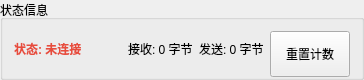
    <widget class="QGroupBox" name="groupBox_status">
     <property name="minimumSize">
      <size>
       <width>0</width>
       <height>60</height>
      </size>
     </property>
     <property name="maximumSize">
      <size>
       <width>16777215</width>
       <height>80</height>
      </size>
     </property>
     <property name="title">
      <string>状态信息</string>
     </property>
     <layout class="QHBoxLayout" name="statusLayout">
      <item>
       <widget class="QLabel" name="label_status">
        <property name="styleSheet">
         <string notr="true">color: #e74c3c; font-weight: bold;</string>
        </property>
        <property name="text">
         <string>状态: 未连接</string>
        </property>
       </widget>
      </item>
      <item>
       <spacer name="horizontalSpacer_3">
        <property name="orientation">
         <enum>Qt::Horizontal</enum>
        </property>
        <property name="sizeHint" stdset="0">
         <size>
          <width>40</width>
          <height>20</height>
         </size>
        </property>
       </spacer>
      </item>
      <item>
       <widget class="QLabel" name="label_rxCount">
        <property name="text">
         <string>接收: 0 字节</string>
        </property>
       </widget>
      </item>
      <item>
       <widget class="QLabel" name="label_txCount">
        <property name="text">
         <string>发送: 0 字节</string>
        </property>
       </widget>
      </item>
      <item>
       <widget class="QPushButton" name="pushButton_resetCount">
        <property name="minimumSize">
         <size>
          <width>80</width>
          <height>46</height>
         </size>
        </property>
        <property name="text">
         <string>重置计数</string>
        </property>
       </widget>
      </item>
     </layout>
    </widget>
